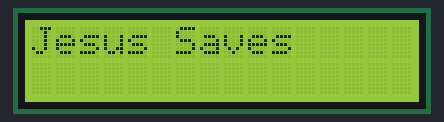
Recording of a sketch running on a simulated Arduino Uno, built with avr-gcc and run on an emulated ATmega328P. On the bench: 16×2 character LCD.

Above: at 0.1 s.
At 10.1 s:
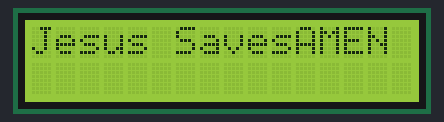

Measured:
- what the display in image 1 shows lasts 10.0 s, from 10.1 s to 20.1 s

The sketch:

sketch_may13a_DisplayTutorial.ino
```cpp
#include <LiquidCrystal.h>

LiquidCrystal lcd(1,2,3,4,5,6);
void setup() {
  // put your setup code here, to run once:

  lcd.begin(16,2);

}

void loop() {
  // put your main code here, to run repeatedly:
  lcd.print("Jesus Saves");
  delay(10000);
  lcd.print("AMEN");
  delay(10000);
  lcd.clear();

}
```
